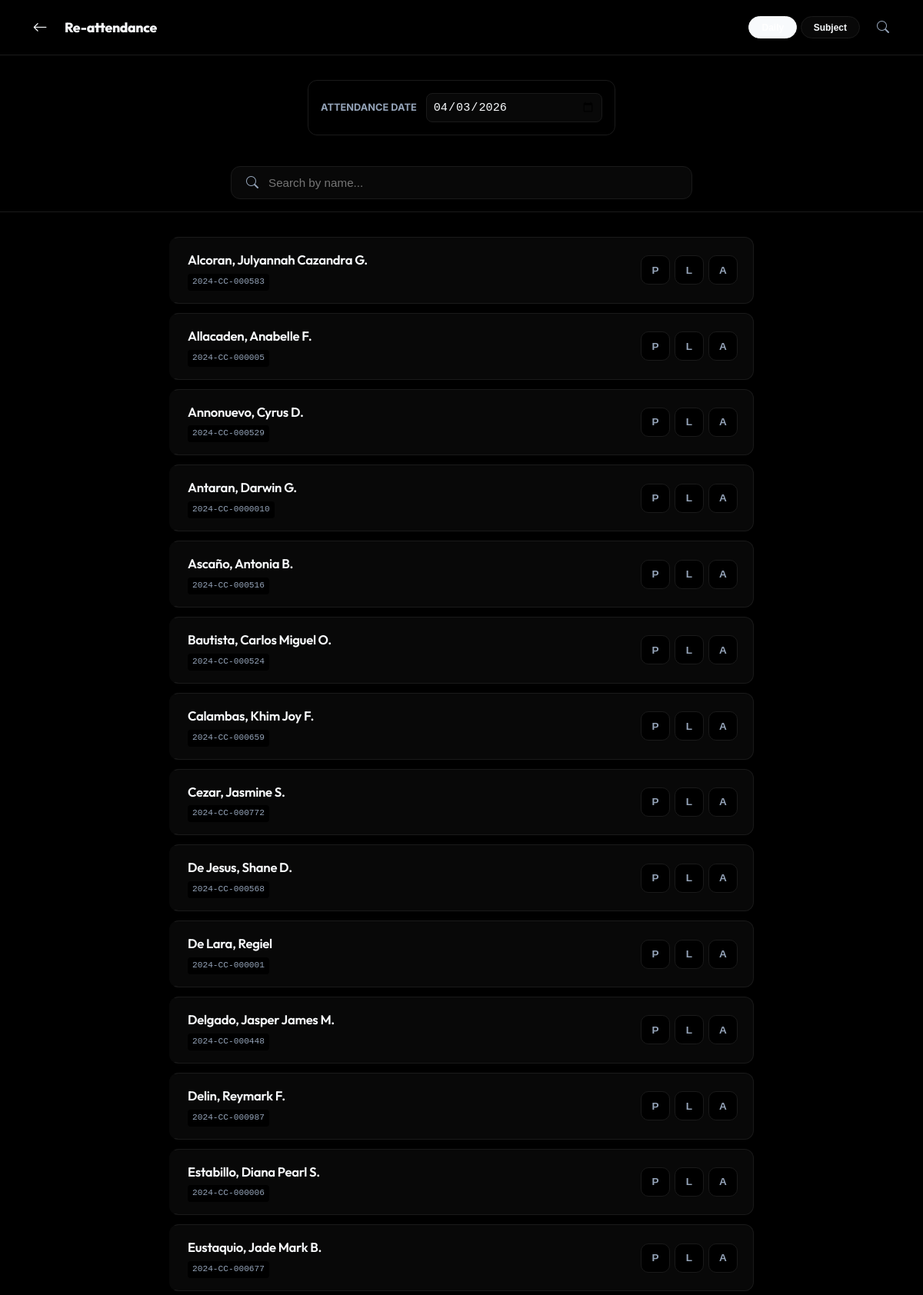
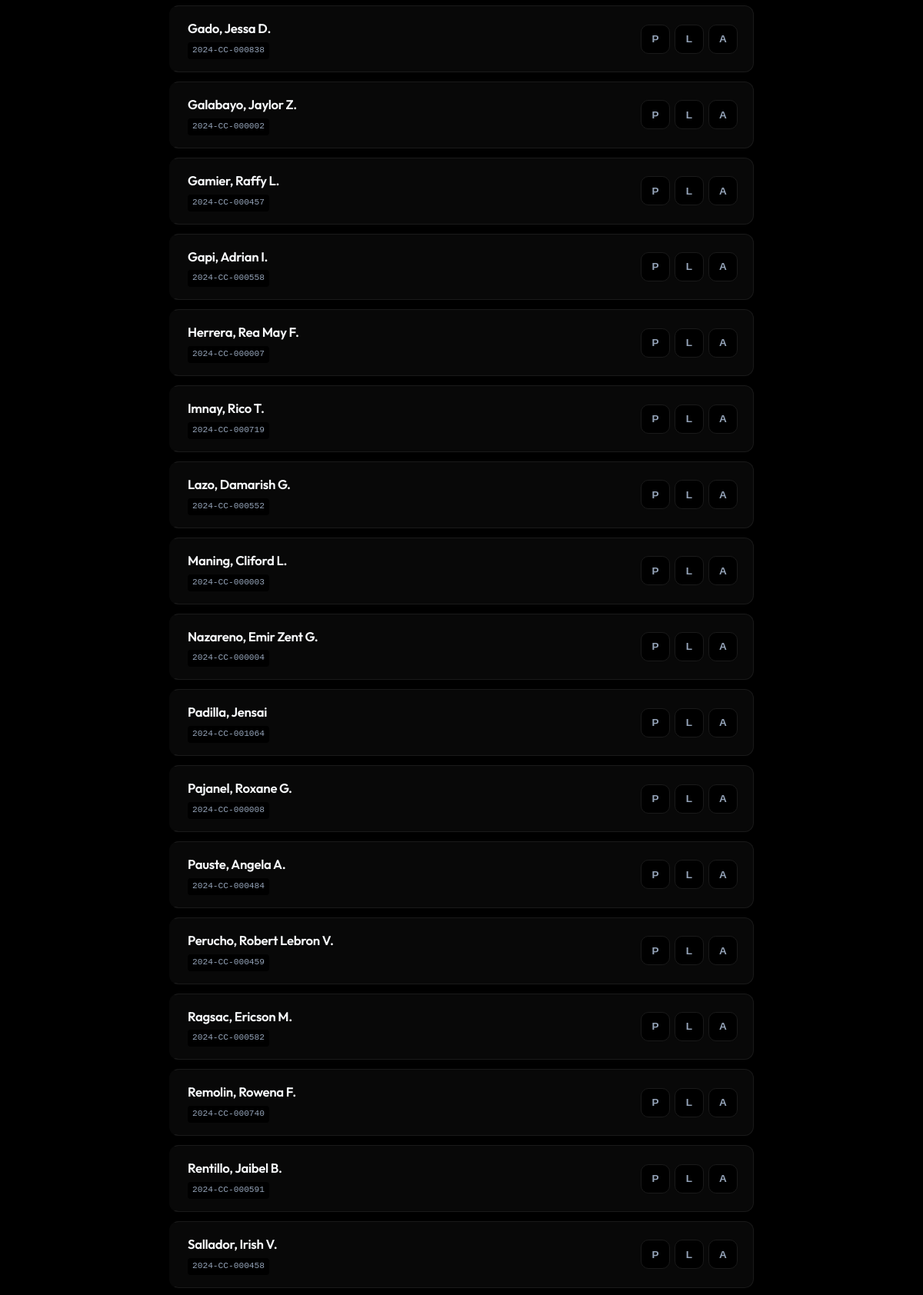
/reattendance.php (upper part), run on the app's committed database (2 pictures, top to bottom).
### tables this page shows
CREATE TABLE users (
        qr_code TEXT PRIMARY KEY,
        name TEXT NOT NULL,
        created_at TIMESTAMP DEFAULT CURRENT_TIMESTAMP,
        updated_at TIMESTAMP DEFAULT CURRENT_TIMESTAMP
    , birthday DATE, email TEXT, student_type TEXT DEFAULT 'regular', first_name TEXT, last_name TEXT, middle_initial TEXT, course TEXT, place_of_birth TEXT, sex TEXT, civil_status TEXT, religion TEXT, citizenship TEXT, contact_number TEXT, section TEXT, deleted_at DATETIME DEFAULT NULL, year_level TEXT DEFAULT '1st');

### reattendance.php (the view, shortened to what this page needs)
<?php
require_once 'includes/db.php';
$subjectId = isset($_GET['subject_id']) && $_GET['subject_id'] !== "" ? intval($_GET['subject_id']) : 0;
$selectedDate = $_GET['date'] ?? date('Y-m-d');
if ($subjectId > 0) {
    $q = "SELECT u.*
          FROM users u
          LEFT JOIN student_subjects ss ON u.qr_code = ss.qr_code
          WHERE (u.student_type IS NULL OR u.student_type = 'regular')
             OR (u.student_type = 'irregular' AND ss.subject_id = ?)
          GROUP BY u.qr_code
          ORDER BY u.name";
    $stmt = $pdo->prepare($q);
    $stmt->execute([$subjectId]);
} else {
    $stmt = $pdo->query("SELECT * FROM users ORDER BY name");
}
$users = $stmt->fetchAll(PDO::FETCH_ASSOC);
?>
<!DOCTYPE html>
<html lang="en">
<head>
    <link href="assets/css/style.css" rel="stylesheet">
    <link rel="stylesheet" href="assets/vendor/bootstrap-icons/bootstrap-icons.css">
</head>
<body>
    <?php
    $navbar_actions = '
        <div class="btn-group">
            <button onclick="setMode(\'daily\')" id="btnDaily" class="btn btn-primary btn-sm">Daily</button>
            <button onclick="setMode(\'subject\')" id="btnSubject" class="btn btn-ghost btn-sm">Subject</button>
        </div>
    ';
    include 'includes/navbar.php';
    ?>
    <div class="container animate-fade-up" style="max-width: 800px; margin-top: 2rem;">
        <div class="date-container">
            <span class="date-label">Attendance Date</span>
            <input type="date" id="attendanceDate" class="date-control" value="<?= $selectedDate ?>" onchange="refreshData()">
        </div>
    </div>
    <div class="search-area">
        <div class="container" style="max-width: 800px;">
            <div class="search-container">
                <i class="bi bi-search search-icon"></i>
                <input type="text" id="searchInput" class="search-input" placeholder="Search by name..." autocomplete="off">
            </div>
        </div>
    </div>
    <main class="container" style="max-width: 800px;">
        <div id="studentList" class="student-list animate-fade-up">
            <?php foreach ($users as $user): ?>
                <div class="student-row" id="row-<?= $user['qr_code'] ?>" data-name="<?= htmlspecialchars($user['name']) ?>">
                    <div style="display: flex; flex-direction: column; gap: 4px;">
                        <h5 class="student-name"><?= htmlspecialchars($user['name']) ?></h5>
                        <div style="display: flex; align-items: center; gap: 8px;">
                            <span class="student-id"><?= $user['qr_code'] ?></span>
                        </div>
                    </div>
                    <div class="action-group">
                        <button onclick="setStatus('<?= $user['qr_code'] ?>', '<?= $user['name'] ?>', 'present')" class="btn-status btn-present" title="Mark Present">P</button>
                        <button onclick="setStatus('<?= $user['qr_code'] ?>', '<?= $user['name'] ?>', 'late')" class="btn-status btn-late" title="Mark Late">L</button>
                        <button onclick="setStatus('<?= $user['qr_code'] ?>', '<?= $user['name'] ?>', 'absent')" class="btn-status btn-absent" title="Mark Absent">A</button>
                    </div>
                </div>
            <?php endforeach; ?>
        </div>
    </main>
</body>
</html>

### assets/css/style.css (style rules this page uses)
:root { --bg-main: #fcfcfc; --bg-card: #ffffff; --primary: #1e293b; --primary-hover: #334155; --accent: #3b82f6; --success: #059669; --warning: #d97706; --danger: #dc2626; --text-main: #0f172a; --text-muted: #64748b; --border: #e2e8f0; --bg-hover: #f8fafc; --shadow-sm: none; --shadow-md: none; --shadow-lg: none; --radius-lg: 20px; --radius-md: 12px; --radius-sm: 8px; --header-height: 72px; --glass-bg: rgba(255, 255, 255, 0.85); --glass-border: rgba(255, 255, 255, 0.4); --glass-shadow: 0 8px 32px 0 rgba(15, 23, 42, 0.08); --ease-out-expo: cubic-bezier(0.19, 1, 0.22, 1); }
html.dark { --bg-main: #000000; --bg-card: #080808; --primary: #f8fafc; --primary-hover: #e2e8f0; --accent: #3b82f6; --text-main: #f8fafc; --text-muted: #94a3b8; --border: #1a1a1a; --bg-hover: #121212; --glass-bg: rgba(0, 0, 0, 0.8); --glass-border: rgba(255, 255, 255, 0.05); --glass-shadow: 0 8px 32px 0 rgba(0, 0, 0, 0.4); }
* { box-sizing: border-box; margin: 0; padding: 0; -webkit-tap-highlight-color: transparent; }
body { font-family: 'Inter', sans-serif; background-color: var(--bg-main); color: var(--text-main); min-height: 100vh; overflow-x: hidden; line-height: 1.6; padding-bottom: 120px; }
h1, h2, h3, h4, h5, h6 { font-family: 'Outfit', sans-serif; color: var(--text-main); margin-bottom: 0.5rem; letter-spacing: -0.02em; font-weight: 600; }
.container { max-width: 1100px; margin: 0 auto; padding: 0 20px; }
.btn { display: inline-flex; align-items: center; gap: 0.5rem; padding: 0.75rem 1.5rem; border-radius: var(--radius-md); font-weight: 700; font-size: 0.9rem; cursor: pointer; border: 1px solid transparent; transition: all 0.3s var(--ease-out-expo); position: relative; overflow: hidden; }
.btn-primary { background-color: var(--primary); color: white; border: 1px solid var(--primary); }
.btn-sm { padding: 0.4rem 1rem; font-size: 0.75rem; border-radius: 50px; }
.btn-ghost { background-color: var(--bg-card); color: var(--text-main); border: 1px solid var(--border); }
.animate-fade-up { animation: fadeIn 0.6s var(--ease-out-expo) forwards; }
.student-row { background: var(--bg-card); border: 1px solid var(--border); border-radius: var(--radius-md); padding: 1.25rem; display: flex; align-items: center; justify-content: space-between; transition: all 0.3s var(--ease-out-expo); }

### reattendance.php (style rules this page uses)
.date-container { display: flex; align-items: center; gap: 12px; background: var(--bg-main); padding: 1rem; border-radius: 12px; border: 1px solid var(--border); max-width: 400px; margin: 0 auto 1.5rem; }
.date-label { font-size: 0.8rem; font-weight: 700; color: var(--text-muted); text-transform: uppercase; }
.date-control { border: 1px solid var(--border); border-radius: 8px; padding: 0.5rem; font-size: 0.95rem; color: var(--text-main); outline: none; background: var(--bg-card); flex: 1; }
.search-area { position: sticky; top: 0; z-index: 90; background: var(--glass-bg); backdrop-filter: blur(12px); -webkit-backdrop-filter: blur(12px); padding: 1rem 0; border-bottom: 1px solid var(--border); margin-bottom: 2rem; }
.search-container { position: relative; max-width: 600px; margin: 0 auto; }
.search-input { width: 100%; padding: 0.75rem 1rem 0.75rem 3rem; border-radius: 12px; border: 1px solid var(--border); background: var(--bg-card); color: var(--text-main); font-size: 0.95rem; }
.search-icon { position: absolute; left: 1.25rem; top: 50%; transform: translateY(-50%); color: var(--text-muted); }
.student-row { background: var(--bg-card); border: 1px solid var(--border); border-radius: 12px; padding: 1rem 1.25rem; display: flex; justify-content: space-between; align-items: center; margin-bottom: 0.75rem; transition: all 0.2s cubic-bezier(0.4, 0, 0.2, 1); border-left: 4px solid transparent; }
.student-name { font-family: 'Outfit', sans-serif; font-weight: 600; font-size: 1.05rem; margin: 0; color: var(--text-main); }
.student-id { font-family: 'JetBrains Mono', monospace; font-size: 0.7rem; color: var(--text-muted); background: var(--bg-main); padding: 2px 6px; border-radius: 4px; }
.action-group { display: flex; gap: 6px; }
.btn-status { width: 38px; height: 38px; display: flex; align-items: center; justify-content: center; border-radius: 10px; border: 1px solid var(--border); background: var(--bg-main); cursor: pointer; transition: all 0.2s; font-weight: 800; font-size: 0.85rem; color: var(--text-muted); }

### data on the page
users: name "Alcoran, Julyannah Cazandra G.", qr_code "2024-CC-000583"
users: name "Allacaden, Anabelle F.", qr_code "2024-CC-000005"
users: name "Annonuevo, Cyrus D.", qr_code "2024-CC-000529"
users: name "Antaran, Darwin G.", qr_code "2024-CC-0000010"
users: name "Ascaño, Antonia B.", qr_code "2024-CC-000516"
users: name "Bautista, Carlos Miguel O.", qr_code "2024-CC-000524"
users: name "Calambas, Khim Joy F.", qr_code "2024-CC-000659"
users: name "Cezar, Jasmine S.", qr_code "2024-CC-000772"
users: name "De Jesus, Shane D.", qr_code "2024-CC-000568"
users: name "De Lara, Regiel", qr_code "2024-CC-000001"
users: name "Delgado, Jasper James M.", qr_code "2024-CC-000448"
users: name "Delin, Reymark F.", qr_code "2024-CC-000987"
users: name "Estabillo, Diana Pearl S.", qr_code "2024-CC-000006"
users: name "Eustaquio, Jade Mark B.", qr_code "2024-CC-000677"
users: name "Gado, Jessa D.", qr_code "2024-CC-000838"
users: name "Galabayo, Jaylor Z.", qr_code "2024-CC-000002"
users: name "Gamier, Raffy L.", qr_code "2024-CC-000457"
users: name "Gapi, Adrian I.", qr_code "2024-CC-000558"
users: name "Herrera, Rea May F.", qr_code "2024-CC-000007"
users: name "Imnay, Rico T.", qr_code "2024-CC-000719"
users: name "Lazo, Damarish G.", qr_code "2024-CC-000552"
users: name "Maning, Cliford L.", qr_code "2024-CC-000003"
users: name "Nazareno, Emir Zent G.", qr_code "2024-CC-000004"
users: name "Padilla, Jensai", qr_code "2024-CC-001064"
users: name "Pajanel, Roxane G.", qr_code "2024-CC-000008"
users: name "Pauste, Angela A.", qr_code "2024-CC-000484"
users: name "Perucho, Robert Lebron V.", qr_code "2024-CC-000459"
users: name "Ragsac, Ericson M.", qr_code "2024-CC-000582"
users: name "Remolin, Rowena F.", qr_code "2024-CC-000740"
users: name "Rentillo, Jaibel B.", qr_code "2024-CC-000591"
users: name "Sallador, Irish V.", qr_code "2024-CC-000458"

### other printed values
$title "Re-attendance"
